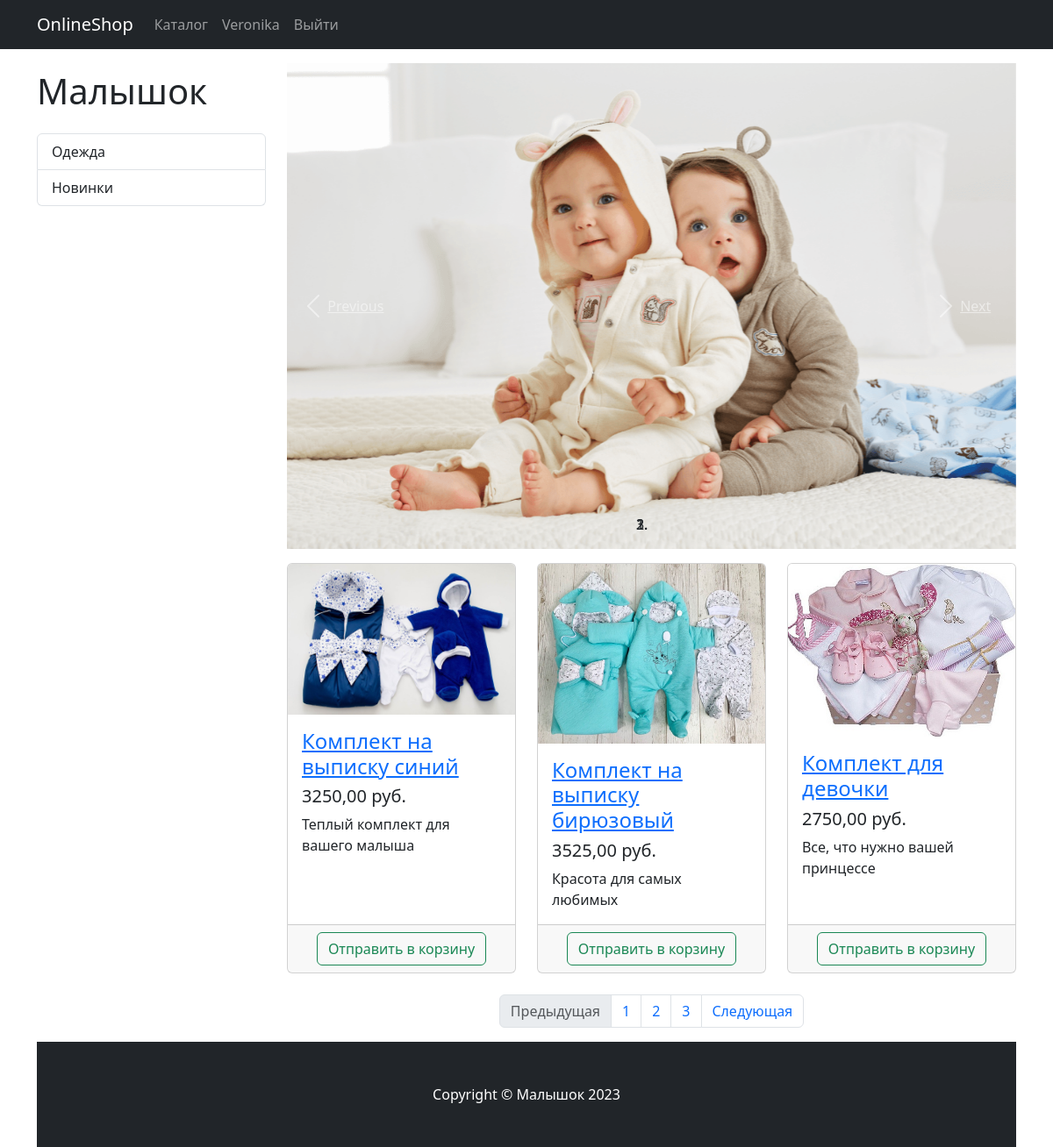
/shop/ (signed in), run on the app's committed database.
### users/models.py (models this page shows)
class User(AbstractUser):
    image = models.ImageField(upload_to='users_images', blank=True)

### shop/models.py (models this page shows, shortened)
class ProductCategory(models.Model):
    name = models.CharField(max_length=64, unique=True)
    description = models.TextField(blank=True)
    class Meta:
        verbose_name_plural = 'Product categories'

class Product(models.Model):
    name = models.CharField(max_length=256)
    image = models.ImageField(upload_to='shop_images', blank=True)
    description = models.TextField(blank=True)
    short_description = models.CharField(max_length=64, blank=True)
    price = models.DecimalField(max_digits=8, decimal_places=2, default=0)
    quantity = models.PositiveIntegerField(default=0)
    category = models.ForeignKey(ProductCategory, on_delete=models.CASCADE)

### shop/views.py (the view)
# urls.py: path('shop/', include('shop.urls', namespace='products')),
def products(request, category_id=None, page=1):
    context = {'title': 'OnlineShop - Каталог', 'categories': ProductCategory.objects.all()}
    if category_id:
        products = Product.objects.filter(category_id=category_id)
    else:
        products = Product.objects.all()
    paginator = Paginator(products, 3)
    products_paginator = paginator.page(page)
    context.update({'products': products_paginator})
    return render(request, 'shop/products.html', context)

### shop/templates/shop/products.html (shortened to what this page needs)
{% extends 'shop/base.html' %}
{% load static %}
{% block  css %}
     <link href="{% static 'css/products.css' %}" rel="stylesheet">
{% endblock %}
{% block content %}
    <div class="container">
    <div class="row">
        <div class="col-lg-3">
            <h1 class="my-4">Малышок</h1>
            <div class="list-group">
                {% for category in categories %}
                    <a href="{% url 'shop:category' category.id %}" class="list-group-item">{{ category.name }}</a>
                {% endfor %}
            </div>
        </div>
        <div class="col-lg-9">
            <div id="carouselExampleIndicators" class="carousel slide my-3" data-ride="carousel">
                <ol class="carousel-indicators">
                </ol>
                <div class="carousel-inner" role="listbox">
                    <div class="carousel-item active">
                        <img class="d-block img-fluid" src="{% static 'vendor/img/slides/slides-1.jpg' %}" alt="First slide">
                    </div>
                </div>
                <a class="carousel-control-prev" href="#carouselExampleIndicators" role="button" data-slide="prev">
                    <span class="carousel-control-prev-icon" aria-hidden="true"></span>
                    <span class="sr-only">Previous</span>
                </a>
                <a class="carousel-control-next" href="#carouselExampleIndicators" role="button" data-slide="next">
                    <span class="carousel-control-next-icon" aria-hidden="true"></span>
                    <span class="sr-only">Next</span>
                </a>
            </div>
            <div class="row">
                {% for product in products %}
                    <div class="col-lg-4 col-md-6 mb-4">
                        <div class="card h-100">
                            <a href="#">
                                <img class="card-img-top"
                                    src="/media/{{ product.image }}"
                                    alt="">
                            </a>
                            <div class="card-body">
                                <h4 class="card-title">
                                    <a href="#">{{ product.name}}</a>
                                </h4>
                                <h5>{{ product.price}} руб.</h5>
                                <p class="card-text">{{ product.short_description }}</p>
                            </div>
                            <div class="card-footer text-center">
                                <a href="{% url 'shop:basket_add' product.id %}">
                                    <button type="button" class="btn btn-outline-success">
                                        Отправить в корзину
                                    </button>
                                </a>
                            </div>
                        </div>
                    </div>
                {% endfor %}
                <nav aria-label="Page navigation example">
                <ul class="pagination justify-content-center">
                    <li class="page-item {% if not products.has_previous %} disabled {% endif %}">
                        <a class="page-link"
                           href="{% if products.has_previous %} {% url 'products:page' products.previous_page_number %}{% else %} # {% endif %}"
                           tabindex="-1" aria-disabled="true">Предыдущая</a>
                    </li>
                    {% for page in products.paginator.page_range %}
                        <li class="page-item">
                            <a class="page-link" href="{% url 'products:page' page %}">
                                {{ page }}
                            </a>
                        </li>
                    {% endfor %}
                    <li class="page-item {% if not products.has_next %} disabled {% endif %}">
                        <a class="page-link"
                           href="{% if products.has_next %} {% url 'products:page' products.next_page_number %}{% else %} # {% endif %}">
                            Следующая</a>
                    </li>
                </ul>
            </nav>
            </div>
        </div>
    </div>
{% endblock %}
{% block footer %}
    <footer class="py-5 bg-dark">
        <div class="container">
            <p class="m-0 text-center text-white">Copyright &copy; Малышок 2023</p>
        </div>
    </footer>
{% endblock %}

### shop/templates/shop/base.html (shortened to what this page needs)
{% load static %}
<!DOCTYPE html>
<html lang="en">
<head>
    <link href="{% static 'vendor/bootstrap/css/bootstrap.min.css' %}" rel="stylesheet">
   {% block css %} {% endblock %}
</head>
<body>
<nav class="navbar navbar-expand-lg navbar-dark bg-dark fixed-top">
    <div class="container">
        <a class="navbar-brand" href="{% url 'index' %}">OnlineShop</a>
        <div class="collapse navbar-collapse" id="navbarResponsive">
            <ul class="navbar-nav ml-auto">
                <li class="nav-item">
                    <a class="nav-link" href="{% url 'products:index'%}">Каталог  </a>
                </li>
                {% if user.is_authenticated %}
                    <li class="nav-item">
                    <a class="nav-link" href="{% url 'users:profile' %}">{{ user.username }}
                    </a>
                </li>
                <li class="nav-item">
                    <a class="nav-link" href="{% url 'users:logout' %}">Выйти </a>
                </li>
                {% else %}
                    <li class="nav-item">
                        <a class="nav-link" href="{% url 'users:login'%}">Войти <i class="fas fa-sign-in-alt"></i></a>
                    </li>
                {% endif %}
            </ul>
        </div>
    </div>
</nav>
{% block content %} {% endblock %}
{% block footer %} {% endblock %}
</body>
</html>

### static/css/products.css (style rules this page uses)
body { padding-top: 56px; }

### data on the page
User: username "Veronika"
ProductCategory: name "Одежда"
ProductCategory: name "Новинки"
Product: image (picture), name "Комплект на выписку синий", price "3250,00", short_description "Теплый комплект для вашего малыша"
Product: image (picture), name "Комплект на выписку бирюзовый", price "3525,00", short_description "Красота для самых любимых"
Product: image (picture), name "Комплект для девочки", price "2750,00", short_description "Все, что нужно вашей принцессе"

### other printed values
{{ page }} "1" "2" "3"
